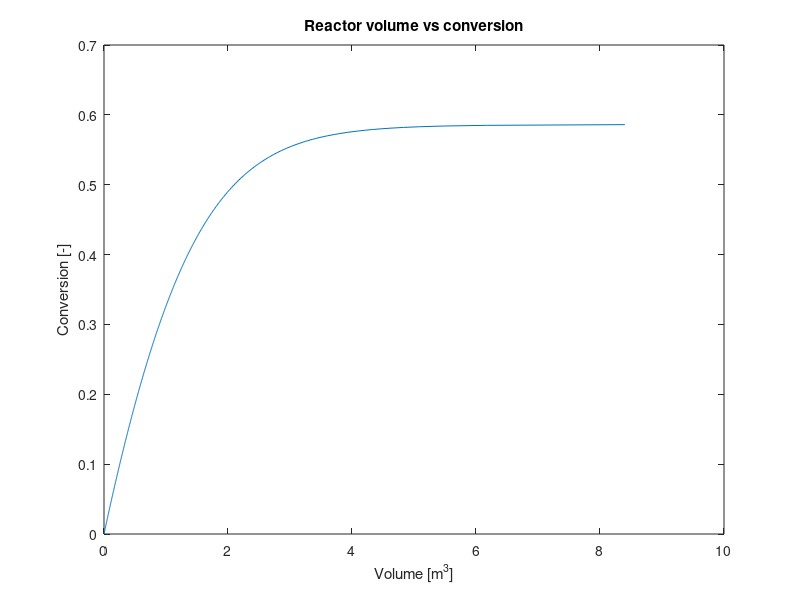

Recreate this plot in MATLAB.
%%%%%%%%%%%%%%%%%%%%%%%%%%%%%%%%%%%%%%%%%%%%%%%%%%%%%%%%%%%%%%%%%%%%
%CHE 345 Seminar 2
%This file contains the numerical solution to Seminar 2.
%To run each module, notice that double % (%%) separates this file.
%Click on any line of problem 1 and then control+enter to execute.
%Anton Fadic / Winter 2017
%%%%%%%%%%%%%%%%%%%%%%%%%%%%%%%%%%%%%%%%%%%%%%%%%%%%%%%%%%%%%%%%%%%%

%% Problem 1. PFR
clear all; close all; clc;
R=8.314; %J/mol/K
Q0 = 10; %m^3
T0 = 500; %K
P = 200*1e3; %kPa
V=10; %m3 desired volume
y_a0=0.5; %initial mol fraction of A
k1 =0.1;
k2=0.05;

% Method 1: Solve the non-linear equation:

f = @(x) log((x-2-sqrt(2))./(x-2+sqrt(2))*0.5/sqrt(2)+x./2)-3.0288;
% Turn off display for solver
options = optimset('Display','off');  

answer1=fsolve(f,0,options);
fprintf('The answer from method 1 is %4.2f%% \n', answer1*100);
fprintf('Loss of precision by rounding \n');

%attempt 2: Solve the integral numerically

%Solve the initial value problem numerically. 
%Write the differential equation
constant = P*0.1./(2*R*T0*Q0);

RHS=@(x) (1-0.5.*x).^2./(k1.*(1-x).^2-k2.*x.^2).*constant;

x=0:0.001:0.586; %I chose the upper conversion by trial and error
for i=1:length(x)
    %here we are solving the integral for different conversions to find the
    %reactor volume
    vol(i)=integral(RHS,0,x(i));
end
figure;
plot(vol,x);
title('Reactor volume vs conversion');
xlabel('Volume [m^3]');
ylabel('Conversion [-]')

fprintf('The achieved conversion at V=%i m^3 is %4.2f%% \n', V, interp1(vol,x,V)*100)

%part b: find the equilibrium conversion.

f = @(x) k1.*(1-x).^2-k2.*x.^2;
equi = fsolve(f,0,options);
fprintf('The equilibrium conversion is %4.2f%%\n', equi*100)

%% Problem 2: CSTR
clear all; close all; clc;
Q_A0=1.5*1e-3; % L/s
Q_B0=Q_A0; %L/s
T=36+273; %K
C_A0=4; %mol/L
C_B0=6.4; %mol/L
Q_E = Q_A0+Q_B0; %L/s Constant density system
V=0.5; %L
k = 1.43*1e3*exp(-3090/T);

%mole balance of A:
f = @(C_AE) Q_A0*C_A0 - Q_E.*C_AE - k.*C_AE.^2.*(0.2+1.5.*C_AE)*V;

% Turn off display for solver
options = optimset('Display','off');  

C_AE = fsolve(f,0,options); %solution of the cubic equation
fprintf('The concentration of A in the effluent is: %4.2f mol/L \n',C_AE)
C_BE = 0.2+1.5*C_AE;
fprintf('The concentration of B in the effluent is: %4.2f mol/L \n',C_BE)

%% Problem 3: Batch reactor
%solved by hand


